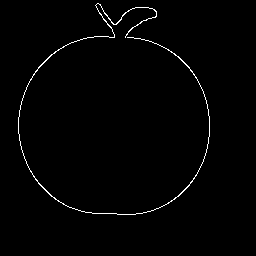
#> input picture test.png, 256 x 256 px
$ jupyter execute HOG_FD_NB.ipynb
#> lines starting #> are read from the running program, lines starting #| are printed output that depends on the picture; after the words box and inside, x2 and y2 are one past the last pixel; in counts of white or black regions, pixels touching at a corner belong together
[cell 1]
import matplotlib.pyplot as plt
import cv2
from skimage.feature import hog
from skimage import data, color, exposure

[cell 2]
im =cv2.imread('test.png')
#> im is the input picture: shape (256, 256, 3); 1.2% white in thin lines or dots, all inside (x1, y1, x2, y2) = (18, 3, 210, 215)
image = color.rgb2gray(im)

[cell 3]
fd, hog_image = hog(image, orientations=8, pixels_per_cell=(16, 16),
                    cells_per_block=(1, 1), visualise=True)
#> fd = 2048 values, max 1 at index 402, min 0 at index 0, mean 0.0466

[cell 4]
fig, (ax1, ax2) = plt.subplots(1, 2, figsize=(8, 4), sharex=True, sharey=True)

[cell 5]
ax1.axis('off')
ax1.imshow(image, cmap=plt.cm.gray)
ax1.set_title('Input image')
ax1.set_adjustable('box-forced')

[cell 6]
hog_image_rescaled = exposure.rescale_intensity(hog_image, in_range=(0, 0.02))
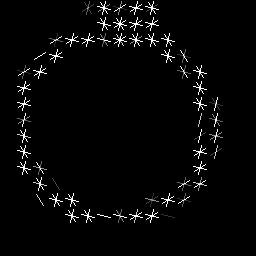
#> hog_image_rescaled: shape (256, 256) float64; min 0, max 1, mean 0.027

[cell 7]
print (fd.size)
#| 2048
